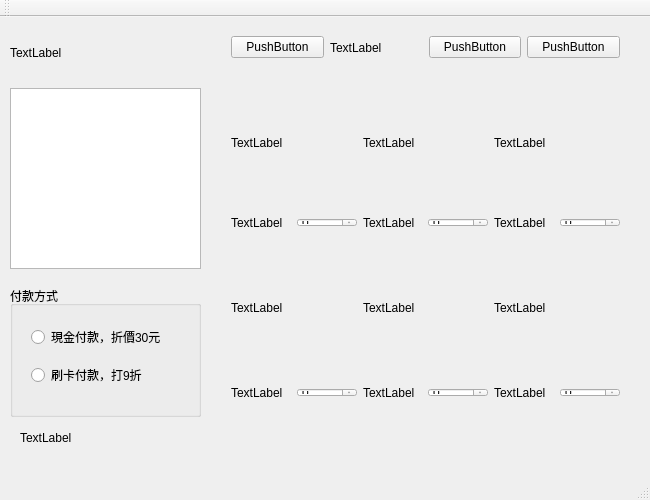
<?xml version="1.0" encoding="UTF-8"?>
<ui version="4.0">
 <class>MainWindow</class>
 <widget class="QMainWindow" name="MainWindow">
  <property name="geometry">
   <rect>
    <x>0</x>
    <y>0</y>
    <width>650</width>
    <height>500</height>
   </rect>
  </property>
  <property name="windowTitle">
   <string>MainWindow</string>
  </property>
  <widget class="QWidget" name="centralWidget">
   <widget class="QListWidget" name="listWidget_Category">
    <property name="geometry">
     <rect>
      <x>10</x>
      <y>71</y>
      <width>191</width>
      <height>181</height>
     </rect>
    </property>
   </widget>
   <widget class="QWidget" name="horizontalLayoutWidget">
    <property name="geometry">
     <rect>
      <x>220</x>
      <y>0</y>
      <width>411</width>
      <height>61</height>
     </rect>
    </property>
    <layout class="QHBoxLayout" name="horizontalLayout">
     <item>
      <widget class="QPushButton" name="pushButton_Detail">
       <property name="text">
        <string>PushButton</string>
       </property>
      </widget>
     </item>
     <item>
      <widget class="QLabel" name="label_Sum">
       <property name="text">
        <string>TextLabel</string>
       </property>
      </widget>
     </item>
     <item>
      <widget class="QPushButton" name="pushButton_Pay">
       <property name="text">
        <string>PushButton</string>
       </property>
      </widget>
     </item>
     <item>
      <widget class="QPushButton" name="pushButton_Cancel">
       <property name="text">
        <string>PushButton</string>
       </property>
      </widget>
     </item>
    </layout>
   </widget>
   <widget class="QLabel" name="label_Logo">
    <property name="geometry">
     <rect>
      <x>10</x>
      <y>10</y>
      <width>191</width>
      <height>51</height>
     </rect>
    </property>
    <property name="text">
     <string>TextLabel</string>
    </property>
   </widget>
   <widget class="QWidget" name="horizontalLayoutWidget_2">
    <property name="geometry">
     <rect>
      <x>220</x>
      <y>70</y>
      <width>411</width>
      <height>111</height>
     </rect>
    </property>
    <layout class="QHBoxLayout" name="horizontalLayout_2">
     <item>
      <widget class="QLabel" name="label_p1">
       <property name="text">
        <string>TextLabel</string>
       </property>
      </widget>
     </item>
     <item>
      <widget class="QLabel" name="label_p2">
       <property name="text">
        <string>TextLabel</string>
       </property>
      </widget>
     </item>
     <item>
      <widget class="QLabel" name="label_p3">
       <property name="text">
        <string>TextLabel</string>
       </property>
      </widget>
     </item>
    </layout>
   </widget>
   <widget class="QGroupBox" name="groupBox_Pay">
    <property name="geometry">
     <rect>
      <x>10</x>
      <y>269</y>
      <width>191</width>
      <height>131</height>
     </rect>
    </property>
    <property name="title">
     <string>付款方式</string>
    </property>
    <widget class="QWidget" name="verticalLayoutWidget">
     <property name="geometry">
      <rect>
       <x>10</x>
       <y>20</y>
       <width>174</width>
       <height>101</height>
      </rect>
     </property>
     <layout class="QVBoxLayout" name="verticalLayout_2">
      <item>
       <widget class="QRadioButton" name="radioButton_Cash">
        <property name="text">
         <string>現金付款，折價30元</string>
        </property>
       </widget>
      </item>
      <item>
       <widget class="QRadioButton" name="radioButton_Credit">
        <property name="text">
         <string>刷卡付款，打9折</string>
        </property>
       </widget>
      </item>
     </layout>
    </widget>
   </widget>
   <widget class="QWidget" name="horizontalLayoutWidget_4">
    <property name="geometry">
     <rect>
      <x>220</x>
      <y>230</y>
      <width>411</width>
      <height>121</height>
     </rect>
    </property>
    <layout class="QHBoxLayout" name="horizontalLayout_4">
     <item>
      <widget class="QLabel" name="label_p4">
       <property name="text">
        <string>TextLabel</string>
       </property>
      </widget>
     </item>
     <item>
      <widget class="QLabel" name="label_p5">
       <property name="text">
        <string>TextLabel</string>
       </property>
      </widget>
     </item>
     <item>
      <widget class="QLabel" name="label_p6">
       <property name="text">
        <string>TextLabel</string>
       </property>
      </widget>
     </item>
    </layout>
   </widget>
   <widget class="QLabel" name="label_Main">
    <property name="geometry">
     <rect>
      <x>20</x>
      <y>400</y>
      <width>611</width>
      <height>41</height>
     </rect>
    </property>
    <property name="text">
     <string>TextLabel</string>
    </property>
   </widget>
   <widget class="QWidget" name="horizontalLayoutWidget_3">
    <property name="geometry">
     <rect>
      <x>220</x>
      <y>190</y>
      <width>411</width>
      <height>31</height>
     </rect>
    </property>
    <layout class="QHBoxLayout" name="horizontalLayout_3">
     <item>
      <widget class="QLabel" name="label_n1">
       <property name="text">
        <string>TextLabel</string>
       </property>
      </widget>
     </item>
     <item>
      <widget class="QSpinBox" name="spinBox_1"/>
     </item>
     <item>
      <widget class="QLabel" name="label_n2">
       <property name="text">
        <string>TextLabel</string>
       </property>
      </widget>
     </item>
     <item>
      <widget class="QSpinBox" name="spinBox_2"/>
     </item>
     <item>
      <widget class="QLabel" name="label_n3">
       <property name="text">
        <string>TextLabel</string>
       </property>
      </widget>
     </item>
     <item>
      <widget class="QSpinBox" name="spinBox_3"/>
     </item>
    </layout>
   </widget>
   <widget class="QWidget" name="horizontalLayoutWidget_5">
    <property name="geometry">
     <rect>
      <x>220</x>
      <y>360</y>
      <width>411</width>
      <height>31</height>
     </rect>
    </property>
    <layout class="QHBoxLayout" name="horizontalLayout_6">
     <item>
      <widget class="QLabel" name="label_n4">
       <property name="text">
        <string>TextLabel</string>
       </property>
      </widget>
     </item>
     <item>
      <widget class="QSpinBox" name="spinBox_4"/>
     </item>
     <item>
      <widget class="QLabel" name="label_n5">
       <property name="text">
        <string>TextLabel</string>
       </property>
      </widget>
     </item>
     <item>
      <widget class="QSpinBox" name="spinBox_5"/>
     </item>
     <item>
      <widget class="QLabel" name="label_n6">
       <property name="text">
        <string>TextLabel</string>
       </property>
      </widget>
     </item>
     <item>
      <widget class="QSpinBox" name="spinBox_6"/>
     </item>
    </layout>
   </widget>
  </widget>
  <widget class="QMenuBar" name="menuBar">
   <property name="geometry">
    <rect>
     <x>0</x>
     <y>0</y>
     <width>650</width>
     <height>21</height>
    </rect>
   </property>
  </widget>
  <widget class="QToolBar" name="mainToolBar">
   <attribute name="toolBarArea">
    <enum>TopToolBarArea</enum>
   </attribute>
   <attribute name="toolBarBreak">
    <bool>false</bool>
   </attribute>
  </widget>
  <widget class="QStatusBar" name="statusBar"/>
 </widget>
 <layoutdefault spacing="6" margin="11"/>
 <resources/>
 <connections/>
</ui>
